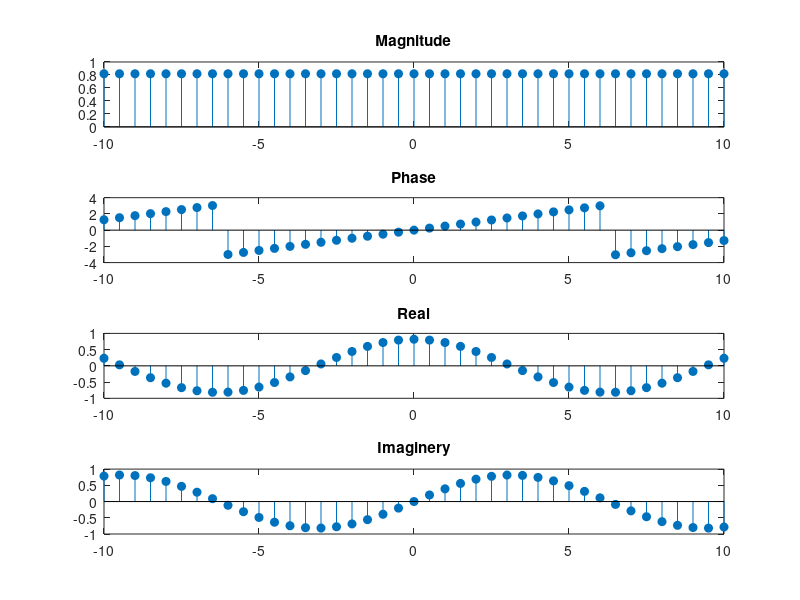

Write MATLAB code to recreate this figure.
clc; clear; close all;

% Signal
n = -10:0.5:10;
x = 1*exp(-0.2+0.5*i*n);
% Plot One 
subplot(4,1,1);
stem(n,abs(x),'filled');
title('Magnitude');

% PLot two
subplot(4,1,2);
stem(n,angle(x),'filled');
title('Phase');

% PLot Thrre
subplot(4,1,3);
stem(n,real(x),'filled');
title('Real');

% PLot four
subplot(4,1,4);
stem(n,imag(x),'filled');
title('Imaginery');
